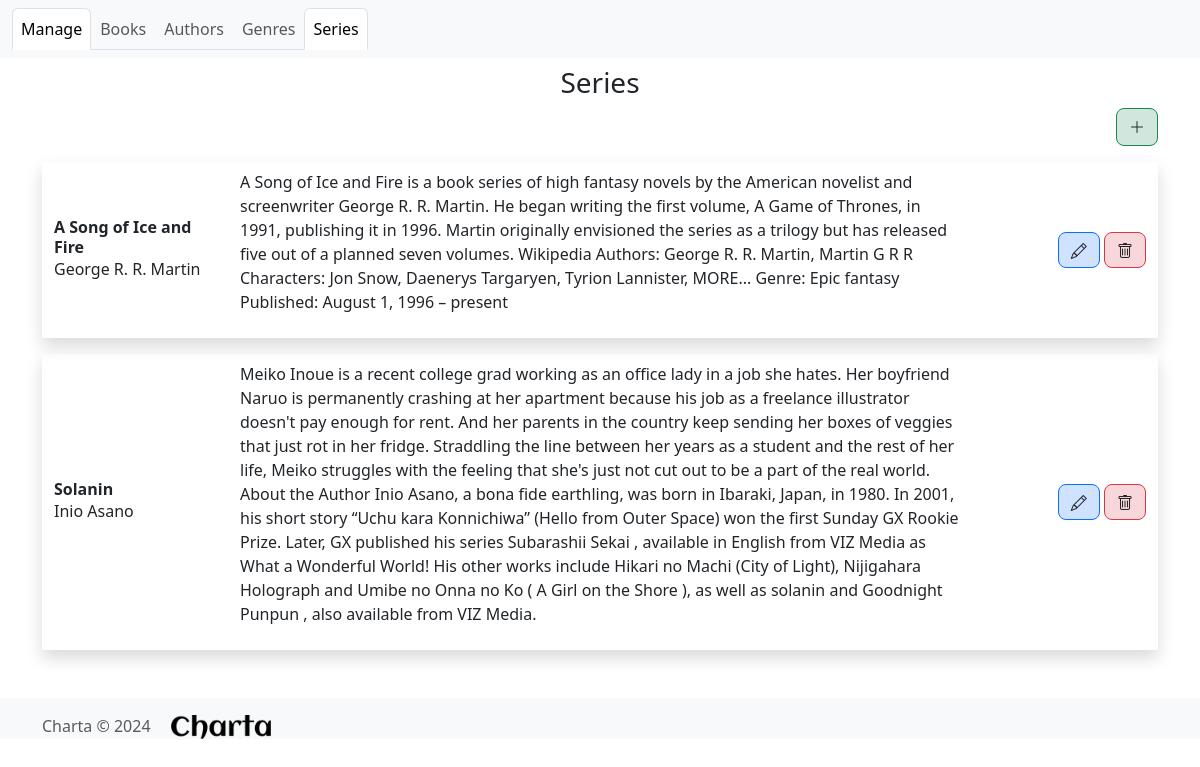
/manage/series, run on an earlier commit of the app's database.
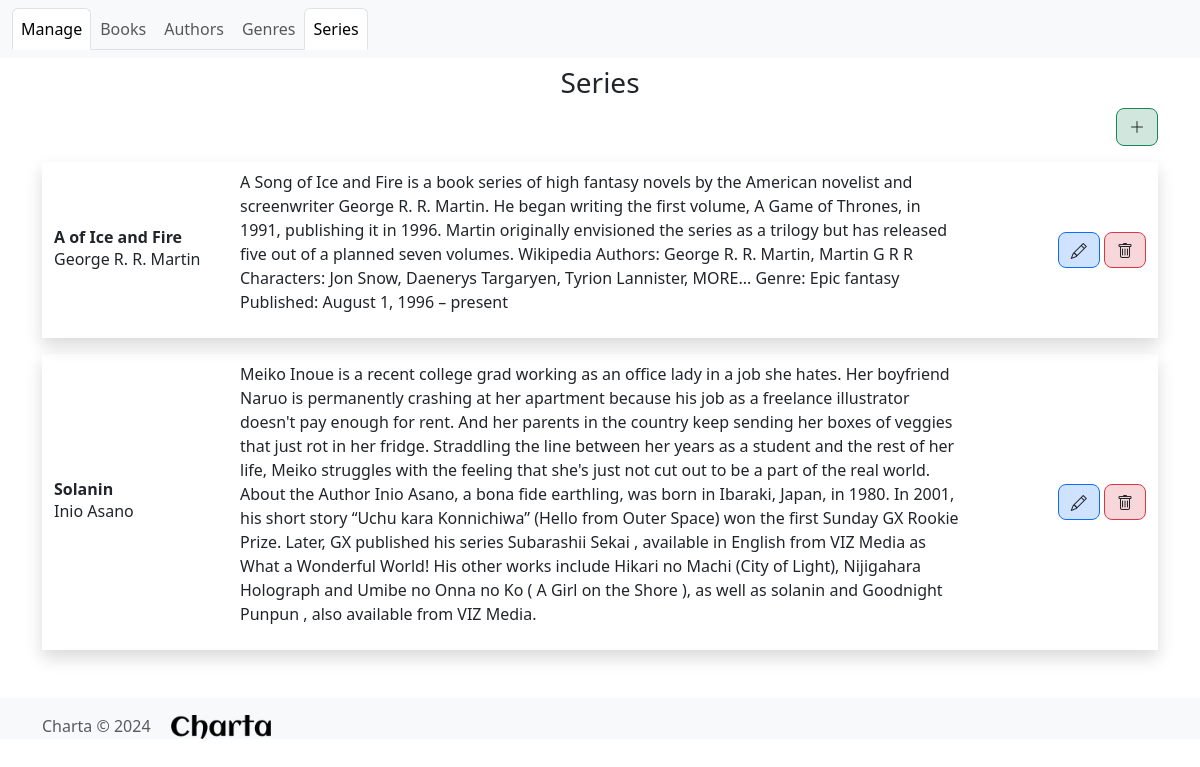
And on a later commit of the database.
### charta_management/models.py (models this page shows, shortened)
class Series(models.Model):
    name = models.CharField(max_length=100)
    authors = models.ManyToManyField(Author)
    plot = models.TextField(null=True, blank=True)
    def authors_list(self):
        return [author.name for author in self.authors.all()]

class Author(models.Model):
    name = models.CharField(max_length=100)
    image = models.ImageField(upload_to='author_images/', null=True, blank=True)
    bio = models.TextField(null=True, blank=True)

### charta_management/views.py (the view)
# urls.py: path('manage/series', views.manage_series, name='manage_series'),
def manage_series(request):
    series = models.Series.objects.all()
    if request.method == 'POST':
        if 'delete' in request.POST:
            pk = request.POST.get('delete')
            series = models.Series.objects.get(id=pk)
            series.delete()
            return redirect('manage_series')
    return render(request, 'series.html', {'series': series})

### charta_management/templates/series.html (shortened to what this page needs)
{% extends 'management_base.html' %}
{% block content %}
  <div class="container text-center my-2">
    <h3>Series</h3>
    <div class="text-end">
      <a href="{% url 'add_series' %}">
        <button type="button" class="btn bg-success-subtle border border-success rounded-3 text-end fw-bold">
          <i class="bi bi-plus-lg"></i>
        </button>
      </a>
    </div>
  </div>
  <div class="container" id="series_list">
    {% for s in series %}
      <div class="row align-items-center my-3 py-2 m-0 shadow">
        <div class="col-2 text-start">
          <h6 class="card-title fw-bolder">{{ s.name }}</h6>
          <p class="card-title">{{ s.authors_list|join:", " }}</p>
        </div>
        <div class="col-md-8 col-sm-10">
          <p>{{ s.plot }}</p>
        </div>
        <div class="col-md-2 col-sm-12 text-end ">
          <a
            class="btn bg-primary-subtle border border-primary rounded-3 pb-1"
            href="{% url 'edit_series' s.id %}"
          >
            <i class="bi bi-pencil"></i>
          </a>
          <form method="POST" action="" style="display: inline-block;">
            <button name="delete" class="btn bg-danger-subtle border border-danger rounded-3 pb-1"
                    onclick="return confirm('Are you sure you want to delete this author?')" value="{{ s.id }}">
              <i class="bi bi-trash"></i>
            </button>
          </form>
        </div>
      </div>
    {% endfor %}
  </div>
{% endblock %}

What changed in the data, as far as the page shows it:
changed Series "George R. R. Martin": name "A Song of Ice and Fire" → "A of Ice and Fire"
